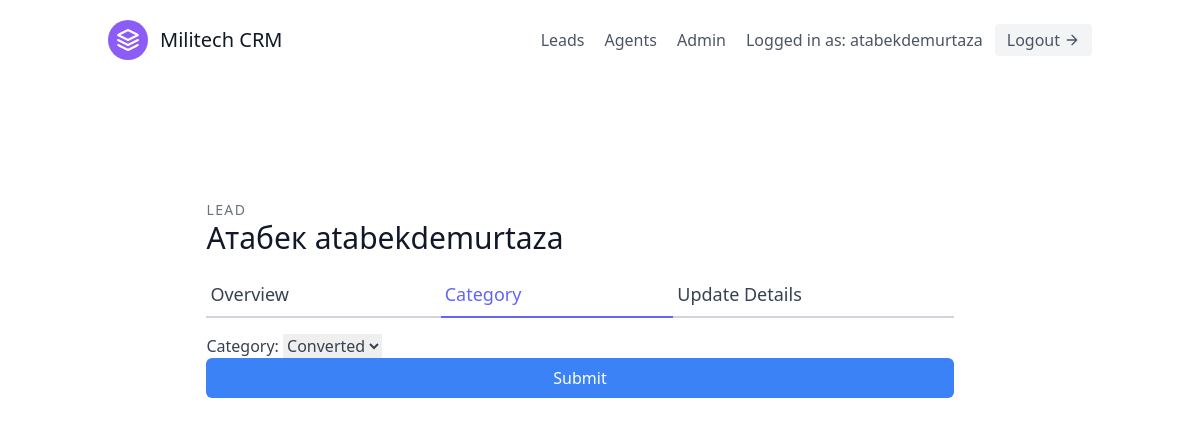
Screenshot of /leads/3/category/ (signed in) with the database file from the repository.
### leads/models.py (models this page shows, shortened)
class User(AbstractUser):
    is_organisor = models.BooleanField(default=True)
    is_agent     = models.BooleanField(default=False)

class Lead(models.Model):
    first_name = models.CharField(max_length=20)
    last_name  = models.CharField(max_length=20)
    age        = models.IntegerField(default=0)
    organisation = models.ForeignKey(UserProfile, on_delete=models.CASCADE)
    agent      = models.ForeignKey("Agent", null=True, blank=True, on_delete=models.SET_NULL)
    category = models.ForeignKey("Category",related_name="leads", blank=True,null=True ,on_delete=models.SET_NULL)
    description = models.TextField()
    date_added = models.DateTimeField(auto_now_add=True)
    phone_number = models.CharField(max_length=20)
    email = models.EmailField()
    objects = LeadManager()

### leads/views.py (the view, shortened to what this page needs)
# urls.py: path('<int:pk>/category/', LeadCategoryUpdateView.as_view(), name='lead-category-update'),
class LeadCategoryUpdateView(LoginRequiredMixin, UpdateView):
    template_name = 'leads/lead_category_update.html'
    form_class = LeadCategoryUpdateForm
    def get_queryset(self):
        user = self.request.user
        if user.is_organisor:
            queryset = Lead.objects.filter(organisation=user.userprofile)
        else:
            queryset = Lead.objects.filter(organisation=user.agent.organisation)
            queryset = queryset.filter(agent__user=user)
        return queryset

### leads/forms.py
class LeadCategoryUpdateForm(forms.ModelForm):
    class Meta:
        model = Lead
        fields = (
            'category',
        )

### leads/models.py (called while the page is built)
    def get_queryset(self):
        return super().get_queryset()

    def __str__(self):
        return self.name

### leads/templates/leads/lead_category_update.html (shortened to what this page needs)
{% extends 'base.html' %}
{% load tailwind_filters %}
{% block content %}
<section class="text-gray-700 body-font overflow-hidden">
    <div class="container px-5 py-24 mx-auto">
      <div class="lg:w-4/5 mx-auto flex flex-wrap">
        <div class="w-full lg:pr-10 lg:py-6 mb-6 lg:mb-0">
            <h2 class="text-sm title-font text-gray-500 tracking-widest">LEAD</h2>
            <h1 class="text-gray-900 text-3xl title-font font-medium mb-4">{{ lead.first_name }} {{ lead.last_name }}</h1>
            <div class="flex mb-4">
                <a href="{% url 'leads:lead-detail' lead.pk %}" class="flex-grow border-b-2 border-gray-300 py-2 text-lg px-1">
                    Overview
                </a>
                <a href="{% url 'leads:lead-category-update' lead.pk %}" class="flex-grow text-indigo-500 border-b-2 border-indigo-500 py-2 text-lg px-1">
                    Category
                </a>
                <a href="{% url 'leads:lead-update' lead.pk %}" class="flex-grow border-b-2 border-gray-300 py-2 text-lg px-1">
                    Update Details
                </a>
            </div>
            <form form method="post">
                {{ form|crispy }}
                <button type="submit" class="w-full text-white bg-blue-500 hover:bg-blue-600 px-3 py-2 rounded-md">Submit</button>
            </form>
        </div>
      </div>
    </div>
  </section>
{% endblock %}

### templates/navbar.html (shortened to what this page needs)
<header class="text-gray-600 body-font">
    <div class="container mx-auto flex flex-wrap p-5 flex-col md:flex-row items-center">
        <a class="flex title-font font-medium items-center text-gray-900 mb-4 md:mb-0">
            <svg xmlns="http://www.w3.org/2000/svg" fill="none" stroke="currentColor" stroke-linecap="round"
                stroke-linejoin="round" stroke-width="2" class="w-10 h-10 text-white p-2 bg-purple-500 rounded-full"
                viewBox="0 0 24 24">
                <path d="M12 2L2 7l10 5 10-5-10-5zM2 17l10 5 10-5M2 12l10 5 10-5"></path>
            </svg>
            <span class="ml-3 text-xl">Militech CRM</span>
        </a>
        <nav class="md:ml-auto flex flex-wrap items-center text-base justify-center">
            {% if not request.user.is_authenticated %}
                <a href="{% url 'signup' %}" class="mr-5 hover:text-gray-900">Sign up</a>
            {% else %}
                <a href="{% url 'leads:lead-list' %}" class="mr-5 hover:text-gray-900">Leads</a>
                {% if request.user.is_organisor  %}
                    <a href="{% url 'agents:agent-list' %}" class="mr-5 hover:text-gray-900">Agents</a>
                    <a href="/admin/" class="mr-5 hover:text-gray-900">Admin</a>
                {% endif %}
            {% endif %}
        </nav>
        {% if request.user.is_authenticated %}
            Logged in as: {{request.user.username}}
            <a href="{% url 'logout' %}" class="ml-3 inline-flex items-center bg-gray-100 border-0 py-1 px-3 focus:outline-none hover:bg-gray-200 rounded text-base mt-4 md:mt-0">
                Logout
                <svg fill="none" stroke="currentColor" stroke-linecap="round" stroke-linejoin="round" stroke-width="2"
                    class="w-4 h-4 ml-1" viewBox="0 0 24 24">
                    <path d="M5 12h14M12 5l7 7-7 7"></path>
                </svg>
            </a>
        {% endif %}
    </div>
</header>

### rows the page displays
User: user.username "atabekdemurtaza"
Lead: first_name "Атабек", last_name "atabekdemurtaza", category "Converted"
